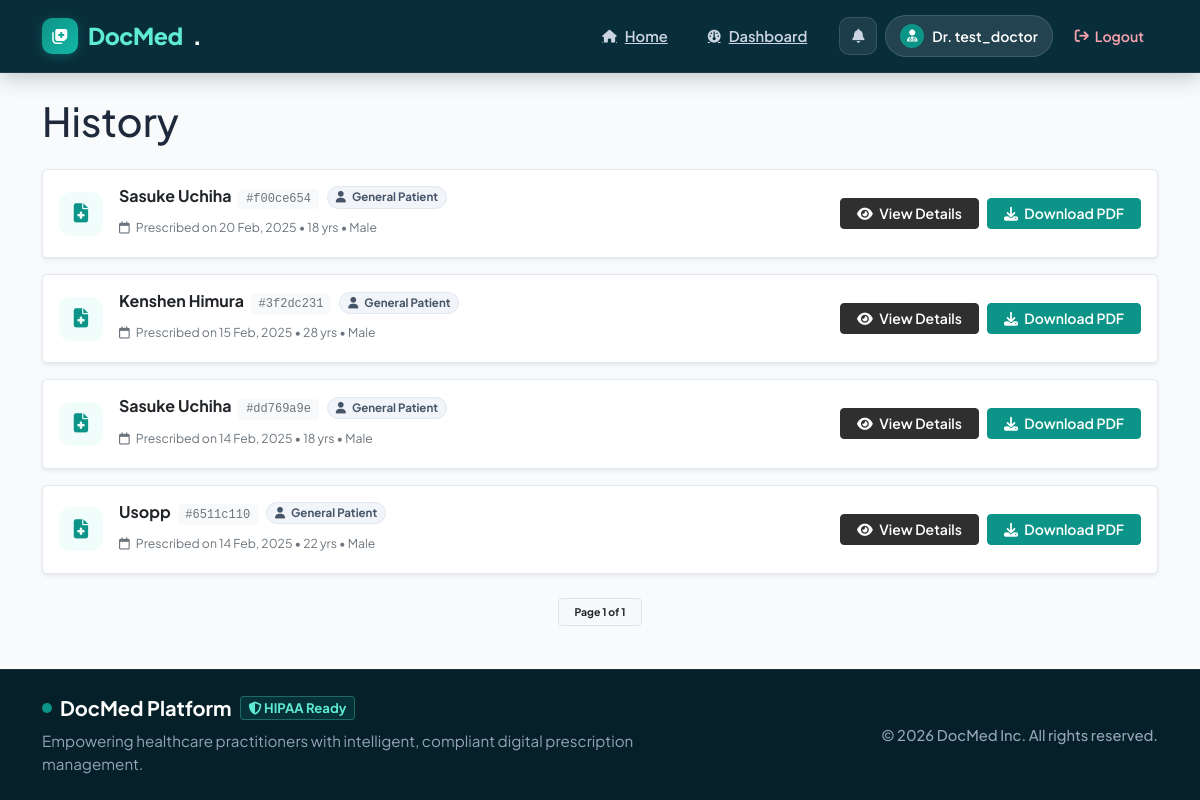
/dashboard/history/1 (signed in), run on the app's committed database.
### app/modules/account/models.py (models this page shows, shortened)
class RegistrationModel(UserMixin, db.Model):
    __tablename__ = 'registration'
    uid = db.Column(db.Integer(), primary_key=True)
    username = db.Column(db.String(80), unique=True, nullable=False)
    email = db.Column(db.String(120), unique=True, nullable=False)
    password = db.Column(db.String(200), nullable=False)
    gender = db.Column(db.String(10), nullable = False)
    created_at = db.Column(db.DateTime(), default=datetime.now)
    profile_info = db.relationship('ProfileSetupModel', backref='registration', uselist=False)
    prescription = db.relationship('PrescriptionModel', backref='prescription', uselist=True, cascade="all, delete-orphan", order_by='desc(PrescriptionModel.created_at)')
    role = db.Column(db.String(20), default='patient', nullable=False)
    is_admin = db.Column(db.Boolean(), default=False, nullable=False)
    is_active = db.Column(db.Boolean(), default=True, nullable=False)
    is_verified = db.Column(db.Boolean(), default=False, nullable=False)
    verified_doctor = db.Column(db.Boolean(), default=False, nullable=False)
    otp_code = db.Column(db.String(6), nullable=True)
    otp_expiry = db.Column(db.DateTime(), nullable=True)

### app/modules/pdf/models.py (models this page shows, shortened)
class PrescriptionModel(db.Model):
    __tablename__ = 'prescription'
    id = db.Column(db.Integer, primary_key=True)
    patient_id =  db.Column(db.String(15), unique=True, nullable=False)
    doc_id = db.Column(db.Integer, db.ForeignKey('registration.uid'), nullable=False)
    patient_name = db.Column(db.String(50), nullable=False)
    patient_age = db.Column(db.Integer(), nullable=False)
    patient_sex = db.Column(db.String(10), nullable=False)
    appointment_id = db.Column(db.Integer, db.ForeignKey('appointments.id'), nullable=True)
    appointment = db.relationship('AppointmentModel', foreign_keys=[appointment_id], backref=db.backref('prescriptions', lazy='dynamic'))
    cc = db.Column(db.String(255), nullable=True)
    bp = db.Column(db.String(20), nullable=True)
    pulse = db.Column(db.String(20), nullable=True)
    temp = db.Column(db.String(20), nullable=True)
    spo = db.Column(db.String(20), nullable=True)
    inv = db.Column(db.String(255), nullable = True)
    rx = db.Column(db.Text(), nullable=False)
    advice = db.Column(db.String(255), nullable=True)
    created_at = db.Column(db.DateTime(), default=datetime.now)

### app/modules/dashboard/routes.py (the view, shortened to what this page needs)
@dashboard.route('/history/<int:uid>')
@login_required
def history_page(uid):
    get_page = request.args.get('page', 1, type=int)
    per_page = 25
    user = RegistrationModel.query.get(uid)
    if not user:
        flash("User not found.", "error")
        return redirect(url_for('home.home_page'))
    is_doctor_user = getattr(user, 'role', 'patient') == 'doctor' or user.is_admin
    if is_doctor_user:
        paged_history = PrescriptionModel.query.filter_by(doc_id=uid).order_by(PrescriptionModel.created_at.desc()).paginate(page=get_page, per_page=per_page, error_out=False)
        is_history = paged_history.items
    context = {
        'user': user,
        'info': paged_history,
        'history_exists': is_history,
    }
    if request.headers.get('HX-Request'):
        if is_doctor_user:
            return render_template('dashboard/_history_list.html', **context)
        return render_template('patient-dashboard/_history_list.html', **context)
    if is_doctor_user:
        return render_template('dashboard/history.html', **context)
    return render_template('patient-dashboard/history.html', **context)

### app/templates/dashboard/history.html (shortened to what this page needs)
{% extends 'base.html' %}
{% block content %}
<div class="container mt-4 mb-4">
    <div class="block">
      <div class="row justify-content-center">
        <h1>History</h1>
        <div id="history-container">
            {% include 'dashboard/_history_list.html' %}
        </div>
      </div>
    </div>
  </div>
{% endblock %}

### app/templates/base/header.html (shortened to what this page needs)
<!doctype html>
<html lang="en">
<head>
  <link href="{{ url_for('static', filename='css/bootstrap.min.css') }}" rel="stylesheet">
  <link href="https://cdnjs.cloudflare.com/ajax/libs/font-awesome/6.5.1/css/all.min.css" rel="stylesheet">
  <link href="{{ url_for('static', filename='css/tiny-slider.css') }}" rel="stylesheet">
  <link href="{{ url_for('static', filename='css/style.css') }}" rel="stylesheet">
</head>
<body>
  <nav class="docmed-navbar navbar navbar-expand-md navbar-dark">
    <div class="container">
      <a class="docmed-brand" href="{{ url_for('home.home_page') }}">
        <div class="brand-icon-wrapper">
          <i class="fa-solid fa-notes-medical"></i>
        </div>
        <span>DocMed</span>.
      </a>
      <div class="collapse navbar-collapse" id="navbarsDocMed">
        <ul class="navbar-nav ms-auto mb-2 mb-md-0 align-items-md-center gap-md-2">
          <li class="nav-item">
            <a class="docmed-nav-link" href="{{ url_for('home.home_page') }}">
               Home
            </a>
          </li>
          {% if current_user.is_authenticated %}
            {% if current_user.role == 'admin' or current_user.is_admin %}
            <li class="nav-item">
              <a class="docmed-nav-link" href="{{ url_for('admin.index') }}">
                <i class="fa-solid fa-shield-halved fa-sm"></i> Admin Panel
              </a>
            </li>
            {% else %}
            <li class="nav-item">
              <a class="docmed-nav-link" href="{{ url_for('dashboard.dashboard_main_page', uid=current_user.uid) }}">
                 Dashboard
              </a>
            </li>
            {% endif %}
          {% endif %}
        </ul>
        <div class="d-flex align-items-center gap-2 ms-md-3 mt-3 mt-md-0">
          {% if current_user.is_authenticated %}
            <div class="dropdown">
              <button class="notif-dropdown-btn dropdown-toggle" type="button" id="notifDropdown" data-bs-toggle="dropdown" aria-expanded="false" title="Notifications">
                <i class="fa-solid fa-bell" id="notif-bell-icon"></i>
              </button>
            </div>
            {% if current_user.role == 'admin' or current_user.is_admin %}
            <a class="user-pill" href="{{ url_for('admin.index') }}">
              <span class="user-avatar-icon">
                <i class="fa-solid fa-user-shield"></i>
              </span>
              <span>
                Admin: {{ current_user.username }}
              </span>
            </a>
            {% else %}
            <a class="user-pill" href="{{ url_for('dashboard.profile_page', uid=current_user.uid) if current_user.role == 'doctor' and current_user.profile_info else url_for('dashboard.dashboard_main_page', uid=current_user.uid) }}">
              <span class="user-avatar-icon">
                {% if current_user.role == 'doctor' %}
                  <i class="fa-solid fa-user-doctor"></i>
                {% else %}
                  <i class="fa-solid fa-user"></i>
                {% endif %}
              </span>
              <span>
                {% if current_user.role == 'doctor' %}
                  Dr. {{ current_user.username }}
                {% else %}
                  {{ current_user.username }} <small class="text-info opacity-75">(Patient)</small>
                {% endif %}
              </span>
            </a>
            {% endif %}
            <a class="btn-nav-logout" href="{{ url_for('accounts.logout_view') }}">
              <i class="fa-solid fa-arrow-right-from-bracket"></i> Logout
            </a>
          {% else %}
            <a class="btn-nav-register" href="{{ url_for('accounts.login_page') }}">
              <i class="fa-solid fa-arrow-right-to-bracket"></i> Sign In
            </a>
          {% endif %}
        </div>
      </div>
    </div>
  </nav>

### app/templates/dashboard/_history_list.html (shortened to what this page needs)
{% if history_exists %}
    <div class="d-flex flex-column gap-3 mt-3">
        {% for data in info.items %}
        <div class="card border-0 shadow-sm rounded-3 p-3 bg-white hover-shadow transition-all" style="border: 1px solid #e2e8f0 !important;">
            <div class="d-flex align-items-center justify-content-between flex-wrap gap-3">
                <div class="d-flex align-items-center gap-3">
                    {% if data.appointment_id %}
                    <div class="d-flex align-items-center justify-content-center" style="width: 44px; height: 44px; border-radius: 12px; background: #ecfdf5; color: #059669; font-size: 1.2rem;">
                        <i class="fa-solid fa-calendar-check"></i>
                    </div>
                    {% else %}
                    <div class="d-flex align-items-center justify-content-center" style="width: 44px; height: 44px; border-radius: 12px; background: #f0fdfa; color: #0d9488; font-size: 1.2rem;">
                        <i class="fa-solid fa-file-medical"></i>
                    </div>
                    {% endif %}
                    <div>
                        <div class="d-flex align-items-center gap-2 flex-wrap mb-1">
                            <h6 class="fw-bold mb-0 text-dark">
                                {{ data.patient_name | title }}
                                <span class="badge bg-light text-secondary ms-1 fw-normal font-monospace" style="font-size: 0.75rem;">#{{ data.patient_id }}</span>
                            </h6>
                            {% if data.appointment_id %}
                                <span class="badge rounded-pill px-2 py-1 fw-bold" style="font-size: 0.72rem; background: #d1fae5; color: #065f46; border: 1px solid #a7f3d0;">
                                    <i class="fa-solid fa-calendar-check me-1"></i> Appointed Patient
                                </span>
                            {% else %}
                                <span class="badge rounded-pill px-2 py-1 fw-semibold" style="font-size: 0.72rem; background: #f1f5f9; color: #475569; border: 1px solid #e2e8f0;">
                                    <i class="fa-solid fa-user me-1"></i> General Patient
                                </span>
                            {% endif %}
                        </div>
                        <small class="text-muted d-block">
                            <i class="fa-regular fa-calendar me-1"></i> Prescribed on {{ data.created_at.strftime('%d %b, %Y') }}
                            {% if data.patient_age %} • {{ data.patient_age }} yrs{% endif %}
                            {% if data.patient_sex %} • {{ data.patient_sex | capitalize }}{% endif %}
                        </small>
                    </div>
                </div>
                <div class="d-flex align-items-center gap-2">
                    <a href="{{ url_for('pdf_generator.pdf_prescription_preview', patient_id=data.patient_id) }}" class="btn btn-sm btn-outline-secondary rounded-2 px-3 py-1 fw-semibold">
                        <i class="fa-solid fa-eye me-1"></i> View Details
                    </a>
                    <a href="{{ url_for('pdf_generator.pdf_generator_page', uid=data.doc_id, patient_id=data.patient_id, download='true') }}" class="btn btn-sm btn-primary rounded-2 px-3 py-1 fw-semibold" style="background: #0d9488; border-color: #0d9488;">
                        <i class="fa-solid fa-download me-1"></i> Download PDF
                    </a>
                </div>
            </div>
        </div>
        {% endfor %}
    </div>
    <div class="d-flex justify-content-center align-items-center gap-2 mt-4">
        <span class="badge bg-light text-dark border px-3 py-2 fw-semibold">Page {{ info.page }} of {{ info.pages }}</span>
    </div>
{% endif %}

### app/static/css/style.css (style rules this page uses)
body { overflow-x: hidden; position: relative; }
body { font-family: "Inter", sans-serif; font-weight: 400; line-height: 28px; color: #6a6a6a; font-size: 14px; background-color: #eff2f1; }
a { text-decoration: none; -webkit-transition: .3s all ease; -o-transition: .3s all ease; transition: .3s all ease; color: #2f2f2f; text-decoration: underline; }
.btn { font-weight: 600; padding: 12px 30px; border-radius: 30px; color: #ffffff; background: #2f2f2f; border-color: #2f2f2f; }
.btn.btn-primary { background: #3b5d50; border-color: #3b5d50; }

### app/templates/base/header.html (style rules this page uses)
:root { --docmed-primary: #0d9488; --docmed-primary-dark: #0f766e; --docmed-primary-light: #ccfbf1; --docmed-navy: #092e3b; --docmed-dark: #0f172a; --docmed-bg: #f8fafc; --docmed-border: #e2e8f0; }
body { font-family: 'Plus Jakarta Sans', -apple-system, BlinkMacSystemFont, sans-serif; background-color: var(--docmed-bg); color: #1e293b; min-height: 100vh; display: flex; flex-direction: column; }
.docmed-navbar { background: #092e3b; border-bottom: 1px solid rgba(255, 255, 255, 0.08); padding: 14px 0; position: sticky; top: 0; z-index: 1000; backdrop-filter: blur(12px); box-shadow: 0 4px 20px rgba(9, 46, 59, 0.25); }
.docmed-brand { display: flex; align-items: center; gap: 10px; font-size: 1.45rem; font-weight: 800; color: #ffffff !important; text-decoration: none; letter-spacing: -0.02em; }
.brand-icon-wrapper { width: 36px; height: 36px; border-radius: 10px; background: linear-gradient(135deg, #0d9488 0%, #14b8a6 100%); display: flex; align-items: center; justify-content: center; color: #ffffff; font-size: 1rem; box-shadow: 0 2px 10px rgba(13, 148, 136, 0.4); }
.docmed-brand span { color: #5eead4; }
.docmed-nav-link { color: #cbd5e1 !important; font-weight: 600; font-size: 0.92rem; padding: 8px 16px !important; border-radius: 8px; transition: all 0.2s ease; display: inline-flex; align-items: center; gap: 8px; }
.notif-dropdown-btn { background: rgba(255, 255, 255, 0.08); border: 1px solid rgba(255, 255, 255, 0.12); width: 38px; height: 38px; border-radius: 10px; display: inline-flex; align-items: center; justify-content: center; color: #cbd5e1; position: relative; transition: all 0.2s ease; cursor: pointer; }
.notif-dropdown-btn::after { display: none; }
.user-pill { background: rgba(255, 255, 255, 0.1); border: 1px solid rgba(255, 255, 255, 0.15); padding: 6px 14px; border-radius: 9999px; color: #ffffff !important; font-weight: 600; font-size: 0.88rem; display: inline-flex; align-items: center; gap: 8px; transition: all 0.2s ease; text-decoration: none; }
.user-avatar-icon { width: 24px; height: 24px; border-radius: 50%; background: #0d9488; display: inline-flex; align-items: center; justify-content: center; font-size: 0.75rem; color: white; }
.btn-nav-logout { color: #fda4af !important; font-weight: 600; font-size: 0.88rem; padding: 6px 14px; border-radius: 8px; transition: all 0.2s ease; text-decoration: none; display: inline-flex; align-items: center; gap: 6px; }

### data on the page
RegistrationModel: username "test_doctor"
PrescriptionModel: patient_name "Sasuke Uchiha", patient_id "f00ce654", shows "General Patient", created_at "20 Feb, 2025", patient_age "18", patient_sex "Male"
PrescriptionModel: patient_name "Kenshen Himura", patient_id "3f2dc231", shows "General Patient", created_at "15 Feb, 2025", patient_age "28", patient_sex "Male"
PrescriptionModel: patient_name "Sasuke Uchiha", patient_id "dd769a9e", shows "General Patient", created_at "14 Feb, 2025", patient_age "18", patient_sex "Male"
PrescriptionModel: patient_name "Usopp", patient_id "6511c110", shows "General Patient", created_at "14 Feb, 2025", patient_age "22", patient_sex "Male"

### other printed values
{{ info.page }} "1"
{{ info.pages }} "1"
